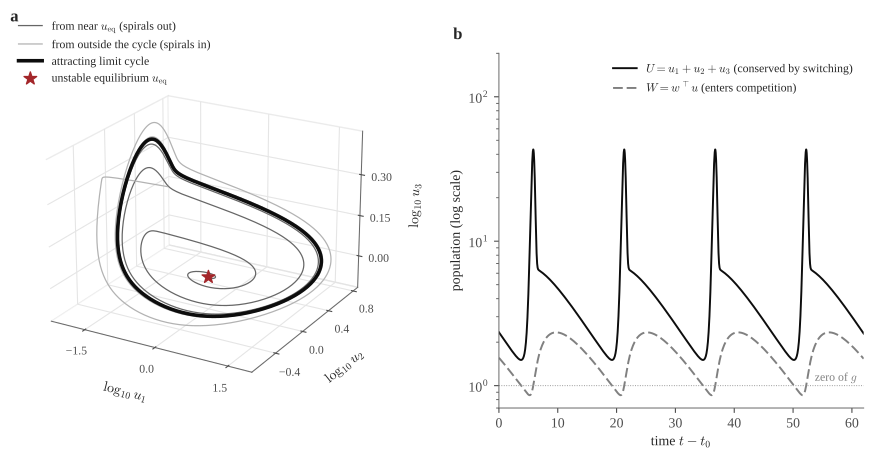

Write Python code to recreate this figure.
"""
fig5_limit_cycle.py

Figure 5 of the review (Appendix A): under weighted competition the population
need not converge. Three states with cyclic switching 1 -> 2 -> 3 -> 1 at rate
0.2 and reverse switching at rate 0.001, proliferation rates r = (30, 0.01, 0.01),
competitive weights w = (0.001, 0.001, 1) and g(W) = 1 - W, W = w.u:

    u' = A u + g(W) diag(r) u.

The only positive equilibrium, u_eq = (500/501)(1, 1, 1), is unstable, and
trajectories approach an attracting limit cycle.

(a) Phase space (log10 u1, log10 u2, log10 u3): one trajectory starting near
    u_eq spirals out, one starting outside spirals in, both approach the cycle.
(b) Along the cycle, W oscillates across 1 (the zero of g), and the total
    population U = u1 + u2 + u3 oscillates between about 1.5 and 43.

Run with: python3 fig5_limit_cycle.py
Produces: fig5_limit_cycle.pdf (and prints the period and the range of U)
Dependencies: numpy, scipy, matplotlib.
"""
import numpy as np
from scipy.integrate import solve_ivp
from scipy.signal import find_peaks
import matplotlib as mpl
mpl.use("Agg")
import matplotlib.pyplot as plt

mpl.rcParams['font.family'] = 'serif'
mpl.rcParams['font.serif'] = ['Liberation Serif', 'DejaVu Serif']
mpl.rcParams['mathtext.fontset'] = 'cm'
mpl.rcParams['axes.edgecolor'] = '0.4'
mpl.rcParams['axes.linewidth'] = 0.7
mpl.rcParams['xtick.color'] = '0.3'
mpl.rcParams['ytick.color'] = '0.3'
mpl.rcParams['text.color'] = '0.15'
mpl.rcParams['axes.labelcolor'] = '0.15'
mpl.rcParams['font.size'] = 10
ACCENT = '#a3262a'
panel_kw = dict(fontsize=12, fontweight='bold', va='bottom', ha='right')

# ------------------------------------------------------------- model ----
k, eps = 0.2, 0.001
A = np.array([[-(k + eps), eps, k],
              [k, -(k + eps), eps],
              [eps, k, -(k + eps)]])          # columns sum to zero
r = np.array([30.0, 0.01, 0.01])
w = np.array([0.001, 0.001, 1.0])
u_eq = 500 / 501 * np.ones(3)


def rhs(t, u):
    return A @ u + (1 - w @ u) * r * u


def run(u0, T):
    s = solve_ivp(rhs, [0, T], u0, method='LSODA', rtol=1e-10, atol=1e-12,
                  dense_output=True)
    assert s.success
    return s.sol


# near the equilibrium (spirals out) and outside the cycle (spirals in)
sol_in = run(u_eq * np.array([1.02, 1.0, 0.99]), 250)
sol_out = run(np.array([0.3, 0.6, 2.2]), 250)
t_in = np.linspace(0, 250, 50001)
t_out = np.linspace(0, 60, 12001)

# the limit cycle itself, after the transient
sol_c = run(u_eq * 1.02, 700)
t_c = np.linspace(500, 700, 200001)
u_c = sol_c(t_c)
U_c, W_c = u_c.sum(0), w @ u_c
pk, _ = find_peaks(U_c)
period = np.diff(t_c[pk]).mean()
print(f"period of the cycle: {period:.2f}; U between {U_c.min():.2f} and {U_c.max():.1f}; "
      f"W between {W_c.min():.2f} and {W_c.max():.2f}")
m1 = (t_c >= t_c[pk[-2]]) & (t_c <= t_c[pk[-1]])        # one period

# ------------------------------------------------------------ figure ----
fig = plt.figure(figsize=(11, 4.6))
gs = fig.add_gridspec(1, 2, width_ratios=[1.05, 1], wspace=0.28)

ax = fig.add_subplot(gs[0], projection='3d')
L = lambda sol, t: np.log10(sol(t))
li = L(sol_in, t_in)
lo = L(sol_out, t_out)
lc = np.log10(u_c[:, m1])
ax.plot(*li, color='0.4', lw=0.9, label=r'from near $u_{\rm eq}$ (spirals out)')
ax.plot(*lo, color='0.7', lw=0.9, label='from outside the cycle (spirals in)')
ax.plot(*lc, color='0.05', lw=2.6, label='attracting limit cycle')
ax.scatter(*np.log10(u_eq), color=ACCENT, marker='*', s=90, depthshade=False,
           label=r'unstable equilibrium $u_{\rm eq}$', zorder=10)
ax.set_xlabel(r'$\log_{10}u_1$')
ax.set_ylabel(r'$\log_{10}u_2$')
ax.set_zlabel(r'$\log_{10}u_3$')
ax.set_xticks([-1.5, 0, 1.5]); ax.set_yticks([-0.4, 0, 0.4, 0.8]); ax.set_zticks([0, 0.15, 0.3])
ax.tick_params(labelsize=8.5, pad=1)
for a in (ax.xaxis, ax.yaxis, ax.zaxis):
    a.pane.set_facecolor((1, 1, 1, 0))
    a.pane.set_edgecolor('0.85')
    a._axinfo['grid']['color'] = (0.9, 0.9, 0.9, 1)
ax.view_init(elev=22, azim=-60)
ax.legend(loc='upper left', bbox_to_anchor=(-0.05, 1.12), frameon=False, fontsize=8.5)
ax.text2D(-0.02, 1.08, 'a', transform=ax.transAxes, **panel_kw)

ax = fig.add_subplot(gs[1])
sel = t_c <= t_c[0] + 62
ax.semilogy(t_c[sel] - t_c[0], U_c[sel], color='0.05', lw=1.4,
            label=r'$U=u_1+u_2+u_3$ (conserved by switching)')
ax.semilogy(t_c[sel] - t_c[0], W_c[sel], color='0.5', lw=1.4, ls=(0, (5, 2)),
            label=r'$W=w^{\top}u$ (enters competition)')
ax.axhline(1, color='0.6', lw=0.7, ls=(0, (1, 1.5)))
ax.text(61, 1.08, r'zero of $g$', color='0.5', fontsize=8.5, ha='right')
ax.set_xlim(0, 62)
ax.set_ylim(0.7, 200)
ax.set_xlabel(r'time $t-t_0$')
ax.set_ylabel('population (log scale)')
ax.spines['top'].set_visible(False)
ax.spines['right'].set_visible(False)
ax.legend(frameon=False, fontsize=8.5, loc='upper right')
ax.text(-0.1, 1.03, 'b', transform=ax.transAxes, **panel_kw)

plt.savefig('fig5_limit_cycle.pdf', bbox_inches='tight')
print("Saved fig5_limit_cycle.pdf")
